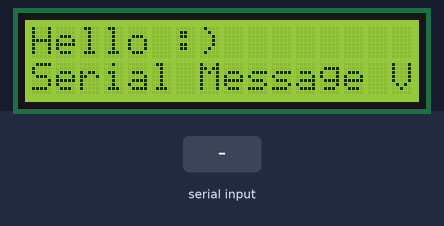
Recording of a sketch running on a simulated Arduino Uno, built with avr-gcc and run on an emulated ATmega328P. Shown: 16×2 character LCD. The inputs (shaded band) are chosen by the test bench.

Above: at 1.6 s.
1.7 s: "1" received over Serial
At 2.5 s:
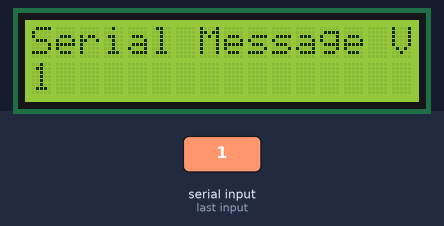
At 3.3 s:
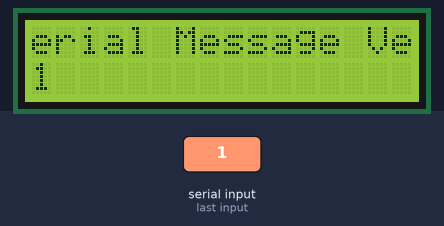
Timing chart, 0 to 4.8 s (numbered marks = the images above; inputs shaded):
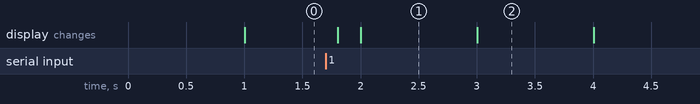

The sketch:

SerialMessage.ino
```cpp
// Auto scroll a message on the LCD and receive new messages via Serial port.
// Alastair Montgomery (c) 2013
// Version 1.04

// include the library code:
#include <LiquidCrystal.h>
#include <string.h>

// initialize the library with the numbers of the interface pins
// below for SainSmart LCD Shield
LiquidCrystal lcd(8, 9, 4, 5, 6, 7);

const int ledWidth = 16;
const int ledDepth = 2;

//Default Message
char oldmsg[256] = "Old message";
char msg[256] = "Serial Message Version 1.04";
char info[256] = "Hello :)";
char buffer[256];
int newMsg = true;
int previous[ledDepth] = {
  0};
int pos[ledDepth] = {
  0};

void setup() {
  // set up the LCD's number of columns and rows:
  lcd.begin(ledWidth,ledDepth);
  Serial.begin(9600);
}

void printLine(int refreshSeconds, int lineNum, char message[]){
  //Check if the current second since restart is a mod of refresh seconds ,
  //if it is then update the display , it must also not equal the previously
  //stored value to prevent duplicate refreshes
  if((millis()/1000) % refreshSeconds == 0 && previous[lineNum] != (millis()/1000)){
    previous[lineNum] =  (millis()/1000);  //Store the current time we entered for comparison on the next cycle
    lcd.setCursor(0, lineNum);    //Set our draw position , set second param to 0 to use the top line
    char lcdTop[ledWidth];              //Create a char array to store the text for the line
    int copySize = ledWidth;            // What is the size of our screen , this could probably be moved outside the loop but its more dynamic like this
    if(strlen(message) < copySize)
    {
      //if the msg is smaller than the current buffer use its length instead;
      copySize = strlen(message)+1;
    }
    //Store the current position temporarily and invert its sign if its negative since we are going in reverse
    int tempPos = pos[lineNum];
    if(tempPos < 0)
    {
      tempPos = -(tempPos);
    }
    //Build the lcd text by copying the required text out of our template msg variable
    memcpy(&lcdTop[0],&message[tempPos],copySize);
    lcd.print(lcdTop);            //Print it from position 0
    //Increase the current position and check if the position + 16 (screen size) would be larger than the msg length , if it is go in reverse by inverting the sign.
    if (copySize == ledWidth){
      pos[lineNum] += 1;
      if(pos[lineNum] +copySize >= strlen(msg))
      {
        pos[lineNum] = -(pos[lineNum]);
      }
    }
  }
}

int serialRead(char message[]) {
  int flag = false;

  //Read serial
  if (Serial.available()){
    delay(100);
    int i = 0;
    while (Serial.available() > 0 && i<254){
      buffer[i++] = Serial.read();
    }
    buffer[i] = '\0';
    strcpy(message,buffer);
    flag = true;
  }
  return flag;
}

void loop() {

  strcpy(oldmsg,msg);
  newMsg = serialRead(msg);

  if (newMsg){
    lcd.noAutoscroll();
    lcd.clear();
    newMsg = false;
    strcpy(info,oldmsg);
    pos[0] = 0;
    pos[1] = 0;
  }

  printLine(1,0,info);
  printLine(1,1,msg);
}
```

Measured:
- after the input at 1.7 s, the display: first changes after 0.10 s (image 1 shows a later state)
- what the display in image 1 shows lasts 1.0 s, from 2.0 s to 3.0 s
